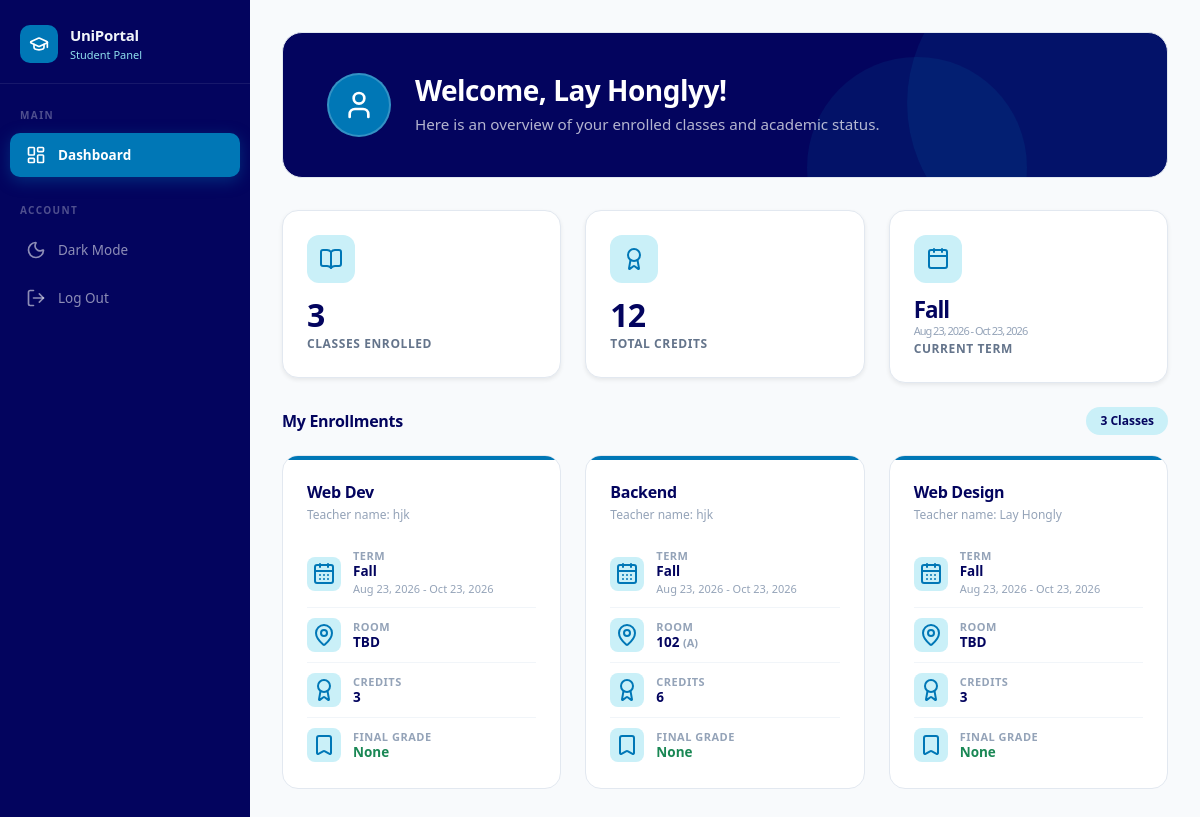
Page /student/dashboard/ (signed in) on the earlier database version.
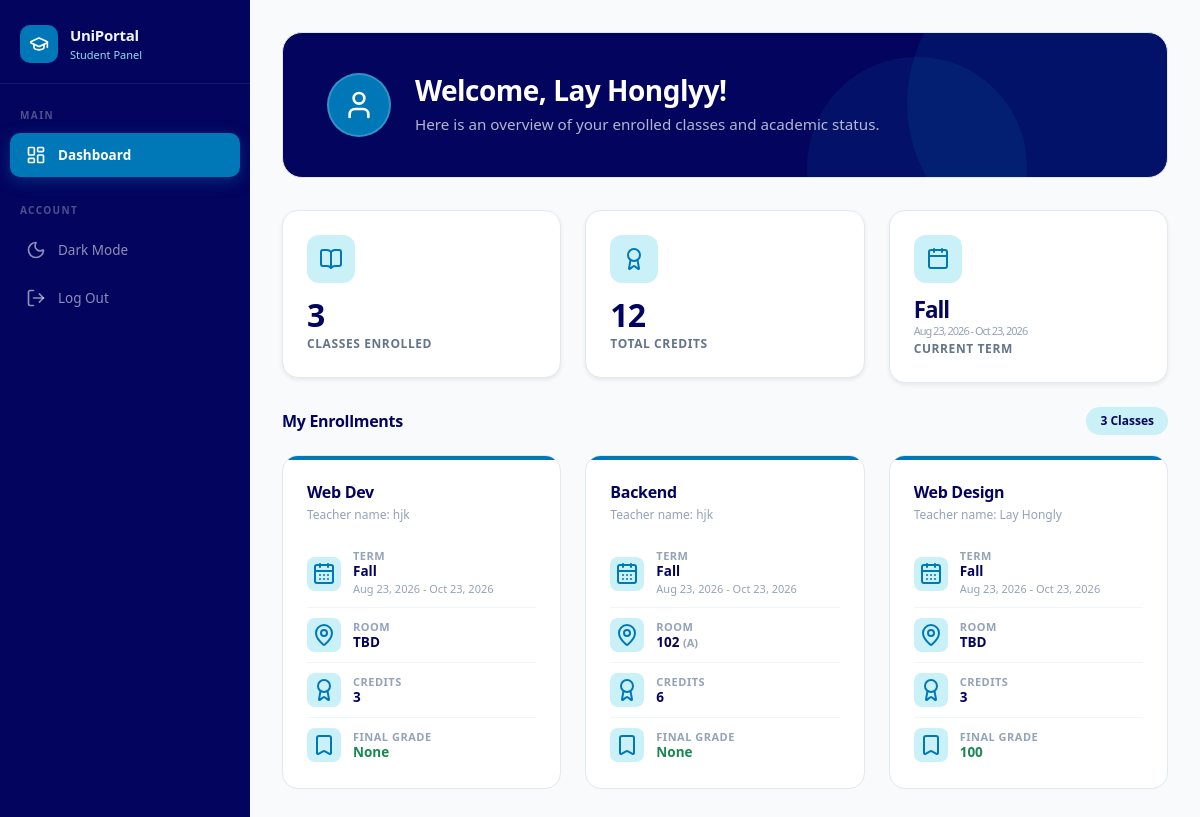
Same page on the later database version.
### myapp/models.py (models this page shows, shortened)
class Enrollment(models.Model):
    student = models.ForeignKey(Student, on_delete=models.CASCADE)
    class_instance = models.ForeignKey(Class, on_delete=models.CASCADE)
    final_grade = models.CharField(max_length=10, blank=True, null=True)
    class Meta:
        unique_together = ('student', 'class_instance')

class Class(models.Model):
    class_id = models.TextField()
    subject = models.ForeignKey(Subject, on_delete=models.CASCADE)
    teacher = models.ForeignKey(Teacher, on_delete=models.SET_NULL, null=True)
    term = models.ForeignKey(Term, on_delete=models.CASCADE)
    room = models.ForeignKey(Room, on_delete=models.SET_NULL, null=True, blank=True)

class Subject(models.Model):
    department = models.ForeignKey(Department, on_delete=models.CASCADE)
    name = models.CharField(max_length=255)
    credits = models.IntegerField(default=3)

class Teacher(models.Model):
    teacher_id = models.TextField()
    user = models.OneToOneField(settings.AUTH_USER_MODEL, on_delete=models.CASCADE)
    department = models.ForeignKey(Department, on_delete=models.SET_NULL, null=True)
    salary = models.DecimalField(max_digits=10, decimal_places=2, null=True, blank=True)
    def __str__(self):
        return f"{self.user.get_full_name() or self.user.username}"

class User(AbstractUser):
    pass

class Term(models.Model):
    name = models.CharField(max_length=255)
    start_date = models.DateField(null=True, blank=True)
    end_date = models.DateField(null=True, blank=True)

### myapp/views.py (the view)
# urls.py: path('student/dashboard/', views.student_dashboard, name='student_dashboard'),
@login_required(login_url='/login')
def student_dashboard(request):
    try:
        enrollments = request.user.student.enrollment_set.select_related(
            'class_instance__subject',
            'class_instance__term',
            'class_instance__room',
            'class_instance__teacher'
        ).all()
        total_credits = sum(e.class_instance.subject.credits for e in enrollments)
        first_enrollment = enrollments.first()
        current_term = first_enrollment.class_instance.term if first_enrollment else None
    except AttributeError:
        enrollments = []
        total_credits = 0
        current_term = None
    context = {
        'enrollments': enrollments,
        'total_credits': total_credits,
        'current_term': current_term,
    }
    return render(request, 'myapp/student_dashboard.html', context)

### myapp/templates/myapp/student_dashboard.html (shortened to what the changed rows need)
{% extends 'myapp/base.html' %}
{% block content %}
<div class="hero-banner">
  <div class="d-flex align-items-center gap-4">
    <div style="z-index:1">
      <h2>Welcome, {{ user.get_full_name|default:user.username }}!</h2>
    </div>
  </div>
</div>
<div class="row row-cols-1 row-cols-md-2 row-cols-xl-3 g-4 mb-5">
  {% for enrollment in enrollments %}
  <div class="col">
    <div class="class-card h-100">
      <div class="card-accent"></div>
      <div class="card-header-custom">
        <div class="subject-name">{{ enrollment.class_instance.subject.name }}</div>
        <div class="subject-code">Teacher name: {{ enrollment.class_instance.teacher }}</div>
      </div>
      <div class="card-body">
        <div class="info-row">
          <div class="info-icon">
            <i data-lucide="calendar-days"></i>
          </div>
          <div>
            <div class="info-label">Term</div>
            <div class="info-value">{{ enrollment.class_instance.term.name }}</div>
            {% if enrollment.class_instance.term.start_date and enrollment.class_instance.term.end_date %}
              <div style="font-size: 11px; margin-top: 1px; color: var(--text-muted);">
                {{ enrollment.class_instance.term.start_date|date:"M d, Y" }} - {{ enrollment.class_instance.term.end_date|date:"M d, Y" }}
              </div>
            {% endif %}
          </div>
        </div>
        <div class="info-row">
          <div class="info-icon">
            <i data-lucide="map-pin"></i>
          </div>
          <div>
            <div class="info-label">Room</div>
            <div class="info-value">
              {% if enrollment.class_instance.room %}
                {{ enrollment.class_instance.room.name }} <span style="font-size: 11px; color: var(--text-muted);">({{ enrollment.class_instance.room.building }})</span>
              {% else %}
                TBD
              {% endif %}
            </div>
          </div>
        </div>
        <div class="info-row">
          <div class="info-icon">
            <i data-lucide="award"></i>
          </div>
          <div>
            <div class="info-label">Credits</div>
            <div class="info-value">{{ enrollment.class_instance.subject.credits }}</div>
          </div>
        </div>
        <div class="info-row">
          <div class="info-icon">
            <i data-lucide="bookmark"></i>
          </div>
          <div>
            <div class="info-label">Final Grade</div>
            <div class="info-value text-success font-weight-bold">{{ enrollment.final_grade }}</div>
          </div>
        </div>
      </div>
    </div>
  </div>
  {% endfor %}
</div>
{% endblock %}

Differences in the rows shown:
changed Enrollment "Web Design": final_grade "None" → "100"
